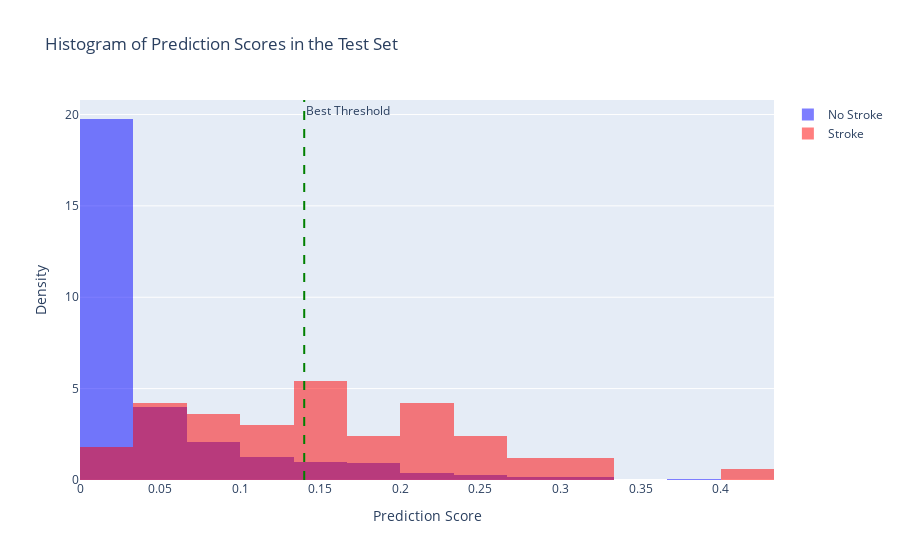

Notebook cell for this chart:
### Code cell
# plot the histogram of the prediction score for both classes in plotly

# Define common bin edges
bins = np.linspace(0, 1, 31) # 20 bins between 0 and 1

fig = go.Figure()
fig.add_trace(go.Histogram(
    x=y_prob[y_true == 0],
    xbins=dict(start=bins[0], end=bins[-1], size=bins[1]-bins[0]),
    name='No Stroke',
    opacity=0.5,
    marker_color='blue',
    histnorm='probability density'
))
fig.add_trace(go.Histogram(
    x=y_prob[y_true == 1],
    xbins=dict(start=bins[0], end=bins[-1], size=bins[1]-bins[0]),
    name='Stroke',
    opacity=0.5,
    marker_color='red',
    histnorm='probability density'
))
fig.add_vline(x=best_threshold, line_width=2, line_dash="dash", line_color="green", annotation_text="Best Threshold", annotation_position="top right")
fig.update_layout(
    title='Histogram of Prediction Scores in the Test Set',
    xaxis_title='Prediction Score',
    yaxis_title='Density',
    barmode='overlay'  # <--- This overlays the bars
)
fig.show()

# Save to JSON
with open("../content/score_dist.json", "w") as f:
    f.write(fig.to_json())

### Figure 1 — Plotly figure (JSON) as saved in the notebook; plotly's stock layout.template omitted (floating-point values rounded to 4 significant figures; data arrays with more than 128 entries replaced by an {"elided": "..."} marker saying what was removed)
{"data": [{"histnorm": "probability density", "marker": {"color": "blue"}, "name": "No Stroke", "opacity": 0.5, "type": "histogram", "x": {"elided": "972 float values"}, "xbins": {"end": 1, "size": 0.03333, "start": 0}}, {"histnorm": "probability density", "marker": {"color": "red"}, "name": "Stroke", "opacity": 0.5, "type": "histogram", "x": [0.0906, 0.1578, 0.1756, 0.1547, 0.0471, 0.1566, 0.0754, 0.021, 0.0456, 0.2849, 0.2002, 0.0426, 0.0741, 0.2512, 0.1122, 0.2361, 0.0997, 0.1609, 0.3174, 0.2313, 0.2307, 0.1625, 0.1766, 0.249, 0.1686, 0.2204, 0.1447, 0.0311, 0.2707, 0.0991, 0.3053, 0.1093, 0.104, 0.0396, 0.1708, 0.2024, 0.1608, 0.0452, 0.04, 0.1159, 0.148, 0.0099, 0.0515, 0.218, 0.127, 0.2143, 0.0852, 0.1473, 0.4214, 0.2353], "xbins": {"end": 1, "size": 0.03333, "start": 0}}], "layout": {"annotations": [{"showarrow": false, "text": "Best Threshold", "x": 0.14, "xanchor": "left", "xref": "x", "y": 1, "yanchor": "top", "yref": "y domain"}], "barmode": "overlay", "shapes": [{"line": {"color": "green", "dash": "dash", "width": 2}, "type": "line", "x0": 0.14, "x1": 0.14, "xref": "x", "y0": 0, "y1": 1, "yref": "y domain"}], "title": {"text": "Histogram of Prediction Scores in the Test Set"}, "xaxis": {"title": {"text": "Prediction Score"}}, "yaxis": {"title": {"text": "Density"}}}}
